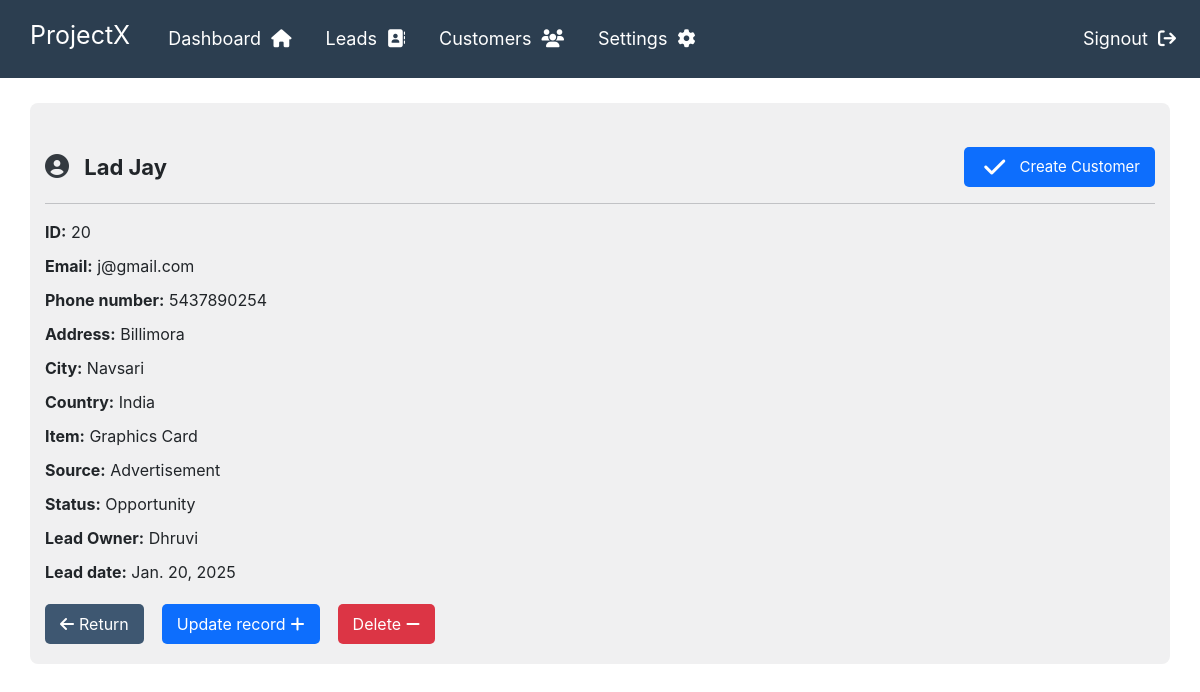
/view_lead/20/, run on the app's committed database.
### crmapp/models.py (models this page shows, shortened)
class Lead(models.Model):
    first_name = models.CharField(max_length=50)
    last_name = models.CharField(max_length=50)
    email  = models.EmailField()
    phone = models.IntegerField()
    address = models.CharField(max_length=50)
    city = models.CharField(max_length=50)
    country = models.CharField(max_length=50)
    item = models.CharField(max_length=50)
    source = models.CharField(max_length=50)
    status = models.CharField(max_length=50)
    lead_owner = models.ForeignKey(User, on_delete=models.CASCADE, related_name="leads")
    lead_date = models.DateField()
    status_changed_at = models.DateTimeField(auto_now=True)  # Track when status changes to 'Customer'

class User(models.Model):
    name = models.CharField(max_length=50)
    email  = models.EmailField()
    password = models.CharField(max_length=50)
    def __str__(self):
        return self.name

### crmapp/views.py (the view)
# urls.py: path('view_lead/<int:id>/', View_lead, name='view_lead'),
def View_lead(request, id):
    lead_view = get_object_or_404(Lead, id=id)
    return render(request, 'view_lead.html', {'lead_view': lead_view})

### crmapp/templates/view_lead.html (shortened to what this page needs)
<!DOCTYPE html>
<html lang="en">
<head>
    <link rel="stylesheet" href="https://cdn.jsdelivr.net/npm/bootstrap@5.3.0/dist/css/bootstrap.min.css">
    <link rel="stylesheet" href="https://cdnjs.cloudflare.com/ajax/libs/font-awesome/6.4.0/css/all.min.css">
</head>
<body>
    {% include 'navdash.html' %}
    <div class="container">
        <br>
        {% block content %}
            <div class="lead-header">
                <div>
                <i class="fas fa-user-circle"></i>
                <span>{{ lead_view.last_name }} {{ lead_view.first_name }}</span>
                </div>
                <button type="button" class="create_cust" onclick="location.href='{% url 'convert_lead_to_customer' lead_view.id %}'">
                    <i class="fa fa-check"></i> &nbsp;Create Customer
                </button>
            </div>
            <hr class="my-3 border-dark">
            <div class="lead-info"><strong>ID:</strong> {{ lead_view.id }}</div>
            <div class="lead-info"><strong>Email:</strong> {{ lead_view.email }}</div>
            <div class="lead-info"><strong>Phone number:</strong> {{ lead_view.phone }}</div>
            <div class="lead-info"><strong>Address:</strong> {{ lead_view.address }}</div>
            <div class="lead-info"><strong>City:</strong> {{ lead_view.city }}</div>
            <div class="lead-info"><strong>Country:</strong> {{ lead_view.country }}</div>
            <div class="lead-info"><strong>Item:</strong> {{ lead_view.item }}</div>
            <div class="lead-info"><strong>Source:</strong> {{ lead_view.source }}</div>
            <div class="lead-info"><strong>Status:</strong> {{ lead_view.status }}</div>
            <div class="lead-info"><strong>Lead Owner:</strong> {{ lead_view.lead_owner }}</div>
            <div class="lead-info"><strong>Lead date:</strong> {{ lead_view.lead_date }}</div>
            <div class="btn-container">
                <a href="{% url 'lead_list' %}" class="btn-return">
                    <i class="fas fa-arrow-left"></i> Return
                </a>
                <a href="{% url 'update_lead' lead_view.id %}" class="btn-update">
                    Update record <i class="fas fa-plus"></i>
                </a>
                <a href="{% url 'delete_lead' lead_view.id %}" class="btn-delete" onclick="return confirm('Are you sure you want to delete this lead?');">
                    Delete <i class="fas fa-minus"></i>
                </a>
            </div>
        {% endblock %}
    </div>
</body>
</html>

### crmapp/templates/view_lead.html (style rules this page uses)
body { background-color: #f8f9fa; font-family: Arial, sans-serif; }
.container { max-width: 800px; background-color: #f0f0f1; padding: 20px; border-radius: 8px; margin-top: 25px; margin-bottom: 25px; }
.lead-header { display: flex; align-items: center; font-size: 22px; font-weight: bold; margin-bottom: 15px; justify-content:space-between; }
.lead-header i { font-size: 24px; margin-right: 10px; color: #343a40; }
.lead-info { font-size: 16px; margin-bottom: 10px; }
.lead-info strong { font-weight: bold; color: #212529; }
.btn-container { margin-top: 20px; display: flex; }
.btn-return { background-color: #3e5771; color: white; padding: 8px 15px; border-radius: 5px; display: flex; align-items: center; text-decoration: none; }
.btn-return i { margin-right: 5px; }
.btn-update { background-color: #0d6efd; color: white; padding: 8px 15px; border-radius: 5px; display: flex; align-items: center; text-decoration: none; }
.btn-update i { margin-left: 5px; }
.btn-delete { background-color: #dc3545; color: white; padding: 8px 15px; border-radius: 5px; display: flex; align-items: center; text-decoration: none; }
.btn-delete i { margin-left: 5px; }
.create_cust { background-color: #0d6efd; color: white; padding: 8px 15px; border-radius: 5px; display: flex; align-items: center; text-decoration: none; font-size: 15px; border:0px; }
.create_cust i { color:white; margin-left: 5px; }

### crmapp/templates/navdash.html (style rules this page uses)
body { margin: 0; padding: 0; }

### data on the page
Lead: last_name "Lad", first_name "Jay", id "20", email "j@gmail.com", phone "5437890254", address "Billimora", city "Navsari", country "India", item "Graphics Card", source "Advertisement", status "Opportunity", lead_owner "Dhruvi", lead_date "Jan. 20, 2025"
